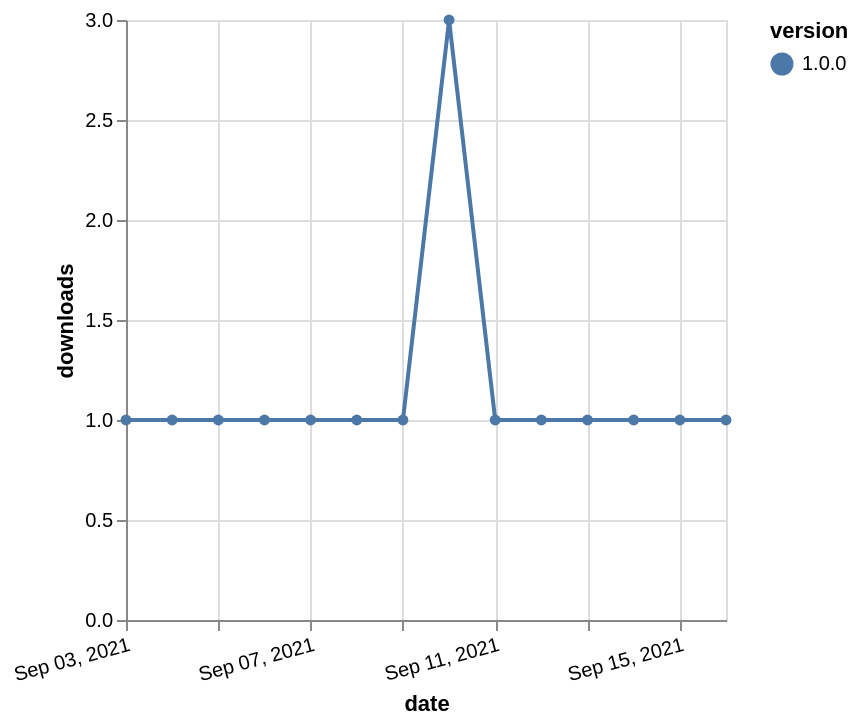

Describe this chart as a Vega-Lite specification.
### Vega-Lite specification from a JSON file in a GitHub repository (floating-point values rounded to 4 significant figures)
{"$schema": "https://vega.github.io/schema/vega-lite/v5.json", "description": "A simple bar chart with embedded data.", "data": {"values": [{"date": "2021-09-03", "total": 172, "delta": 1, "version": "1.0.0"}, {"date": "2021-09-04", "total": 173, "delta": 1, "version": "1.0.0"}, {"date": "2021-09-05", "total": 174, "delta": 1, "version": "1.0.0"}, {"date": "2021-09-06", "total": 175, "delta": 1, "version": "1.0.0"}, {"date": "2021-09-07", "total": 176, "delta": 1, "version": "1.0.0"}, {"date": "2021-09-08", "total": 177, "delta": 1, "version": "1.0.0"}, {"date": "2021-09-09", "total": 178, "delta": 1, "version": "1.0.0"}, {"date": "2021-09-10", "total": 181, "delta": 3, "version": "1.0.0"}, {"date": "2021-09-11", "total": 182, "delta": 1, "version": "1.0.0"}, {"date": "2021-09-12", "total": 183, "delta": 1, "version": "1.0.0"}, {"date": "2021-09-13", "total": 184, "delta": 1, "version": "1.0.0"}, {"date": "2021-09-14", "total": 185, "delta": 1, "version": "1.0.0"}, {"date": "2021-09-15", "total": 186, "delta": 1, "version": "1.0.0"}, {"date": "2021-09-16", "total": 187, "delta": 1, "version": "1.0.0"}]}, "width": "container", "mark": {"type": "line", "point": {"filled": true}}, "encoding": {"x": {"field": "date", "type": "temporal", "timeUnit": "yearmonthdate", "title": "date", "axis": {"labelAngle": -15}}, "y": {"field": "delta", "type": "quantitative", "title": "downloads"}, "color": {"field": "version", "type": "nominal"}, "tooltip": {"field": "delta"}}}
